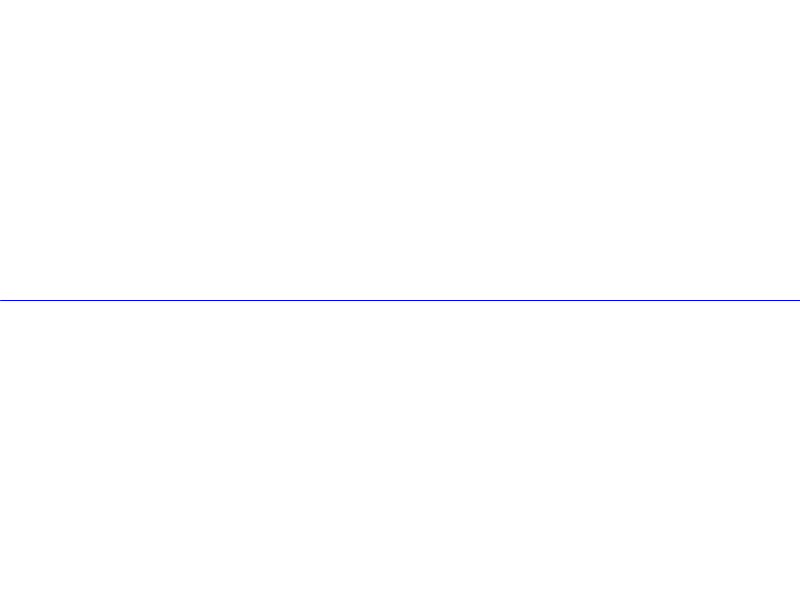
Frame 1 (no input)
Frame 60 (the mouse pressed at the canvas centre just before this capture): identical to frame 1, image omitted
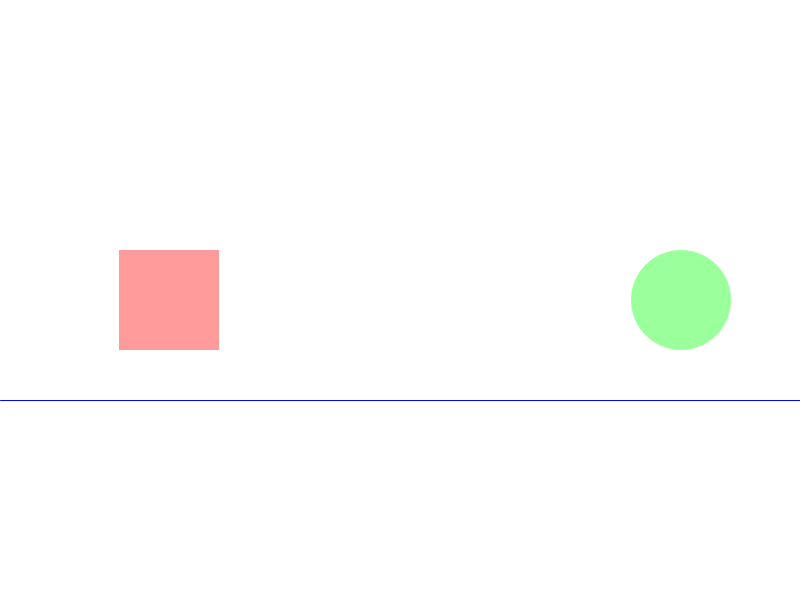
Frame 120 (the mouse held since frame 60 and released just before this capture)

The Processing sketch that drew these frames (run headless with seeded random() and noise(); from frame 60 on, the mouse is pressed at the canvas centre):

// Processing sketch: More
// ── More.pde
int c = 0;
float size;

void setup() {
  size(800, 600);
  size = height/4;
  background(255, 255, 255);
}

void draw() {
  size = map(mouseX, 0, width, 0, width/4);
  println(size);
  if (c > width) c = 0;
  noStroke();
  background(255, 255, 255);
  fill(255, 0, 0, 100);
  rect(c, (height/2)-(size/2), size, size);
  fill(0, 255, 0, 100);
  ellipse(width-c, height/2, size, size);
  stroke(0, 0, 255);
  line(0, (height/2)+size, width, (height/2)+size);
  c++;
}
